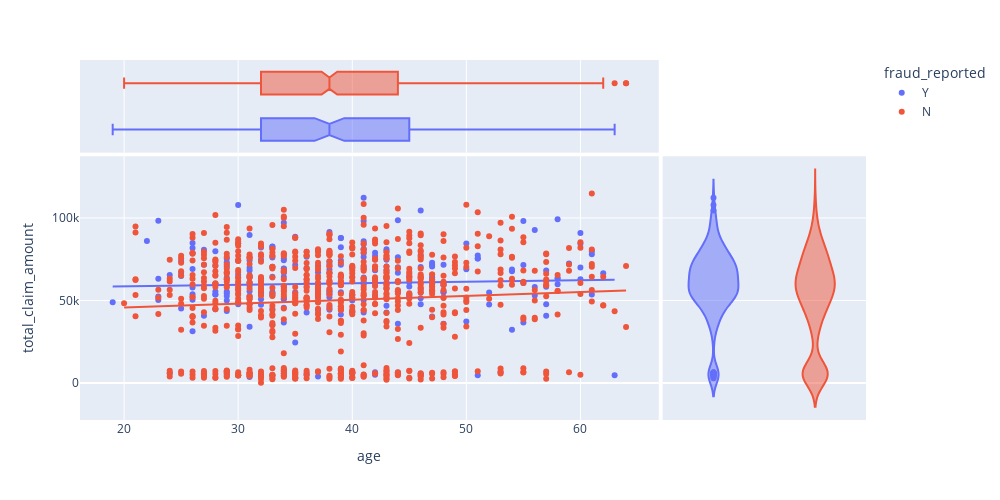

Notebook code cell kept with this figure:
### Markdown cell above
### 2.5 Age vs. Total Claim Amount with Fraud Status and Distribution Marginals

### Code cell
fig=px.scatter(insurance_claim,x='age',y='total_claim_amount',color='fraud_reported',marginal_x='box',marginal_y='violin',trendline='ols')
fig.update_layout(
    width=1000,     # customize width
    height=500     # customize height
)
fig.show()

### Figure 1 — Plotly figure (JSON) as saved in the notebook; plotly's stock layout.template omitted (floating-point values rounded to 4 significant figures; data arrays with more than 128 entries replaced by an {"elided": "..."} marker saying what was removed)
{"data": [{"hovertemplate": "fraud_reported=Y<br>age=%{x}<br>total_claim_amount=%{y}<extra></extra>", "legendgroup": "Y", "marker": {"color": "#636efa", "symbol": "circle"}, "mode": "markers", "name": "Y", "orientation": "v", "showlegend": true, "type": "scatter", "x": {"elided": "247 int values"}, "xaxis": "x", "y": {"elided": "247 int values"}, "yaxis": "y"}, {"alignmentgroup": "True", "hovertemplate": "fraud_reported=Y<br>age=%{x}<extra></extra>", "legendgroup": "Y", "marker": {"color": "#636efa", "symbol": "circle"}, "name": "Y", "notched": true, "offsetgroup": "Y", "showlegend": false, "type": "box", "x": {"elided": "247 int values"}, "xaxis": "x3", "yaxis": "y3"}, {"alignmentgroup": "True", "hovertemplate": "fraud_reported=Y<br>total_claim_amount=%{y}<extra></extra>", "legendgroup": "Y", "marker": {"color": "#636efa", "symbol": "circle"}, "name": "Y", "offsetgroup": "Y", "scalegroup": "y", "showlegend": false, "type": "violin", "xaxis": "x2", "y": {"elided": "247 int values"}, "yaxis": "y2"}, {"hovertemplate": "<b>OLS trendline</b><br>total_claim_amount = 93.1564 * age + 56655.8<br>R<sup>2</sup>=0.001877<br><br>fraud_reported=Y<br>age=%{x}<br>total_claim_amount=%{y} <b>(trend)</b><extra></extra>", "legendgroup": "Y", "marker": {"color": "#636efa", "symbol": "circle"}, "mode": "lines", "name": "Y", "showlegend": false, "type": "scatter", "x": {"elided": "247 int values"}, "xaxis": "x", "y": {"elided": "247 float values"}, "yaxis": "y"}, {"hovertemplate": "fraud_reported=N<br>age=%{x}<br>total_claim_amount=%{y}<extra></extra>", "legendgroup": "N", "marker": {"color": "#EF553B", "symbol": "circle"}, "mode": "markers", "name": "N", "orientation": "v", "showlegend": true, "type": "scatter", "x": {"elided": "752 int values"}, "xaxis": "x", "y": {"elided": "752 int values"}, "yaxis": "y"}, {"alignmentgroup": "True", "hovertemplate": "fraud_reported=N<br>age=%{x}<extra></extra>", "legendgroup": "N", "marker": {"color": "#EF553B", "symbol": "circle"}, "name": "N", "notched": true, "offsetgroup": "N", "showlegend": false, "type": "box", "x": {"elided": "752 int values"}, "xaxis": "x3", "yaxis": "y3"}, {"alignmentgroup": "True", "hovertemplate": "fraud_reported=N<br>total_claim_amount=%{y}<extra></extra>", "legendgroup": "N", "marker": {"color": "#EF553B", "symbol": "circle"}, "name": "N", "offsetgroup": "N", "scalegroup": "y", "showlegend": false, "type": "violin", "xaxis": "x2", "y": {"elided": "752 int values"}, "yaxis": "y2"}, {"hovertemplate": "<b>OLS trendline</b><br>total_claim_amount = 232.791 * age + 41179.3<br>R<sup>2</sup>=0.005757<br><br>fraud_reported=N<br>age=%{x}<br>total_claim_amount=%{y} <b>(trend)</b><extra></extra>", "legendgroup": "N", "marker": {"color": "#EF553B", "symbol": "circle"}, "mode": "lines", "name": "N", "showlegend": false, "type": "scatter", "x": {"elided": "752 int values"}, "xaxis": "x", "y": {"elided": "752 float values"}, "yaxis": "y"}], "layout": {"height": 500, "legend": {"title": {"text": "fraud_reported"}, "tracegroupgap": 0}, "margin": {"t": 60}, "width": 1000, "xaxis": {"anchor": "y", "domain": [0, 0.7363], "title": {"text": "age"}}, "xaxis2": {"anchor": "y2", "domain": [0.7413, 1], "matches": "x2", "showgrid": false, "showline": false, "showticklabels": false, "ticks": ""}, "xaxis3": {"anchor": "y3", "domain": [0, 0.7363], "matches": "x", "showgrid": true, "showticklabels": false}, "xaxis4": {"anchor": "y4", "domain": [0.7413, 1], "matches": "x2", "showgrid": false, "showline": false, "showticklabels": false, "ticks": ""}, "yaxis": {"anchor": "x", "domain": [0, 0.7326], "title": {"text": "total_claim_amount"}}, "yaxis2": {"anchor": "x2", "domain": [0, 0.7326], "matches": "y", "showgrid": true, "showticklabels": false}, "yaxis3": {"anchor": "x3", "domain": [0.7426, 1], "matches": "y3", "showgrid": false, "showline": false, "showticklabels": false, "ticks": ""}, "yaxis4": {"anchor": "x4", "domain": [0.7426, 1], "matches": "y3", "showgrid": true, "showline": false, "showticklabels": false, "ticks": ""}}}
